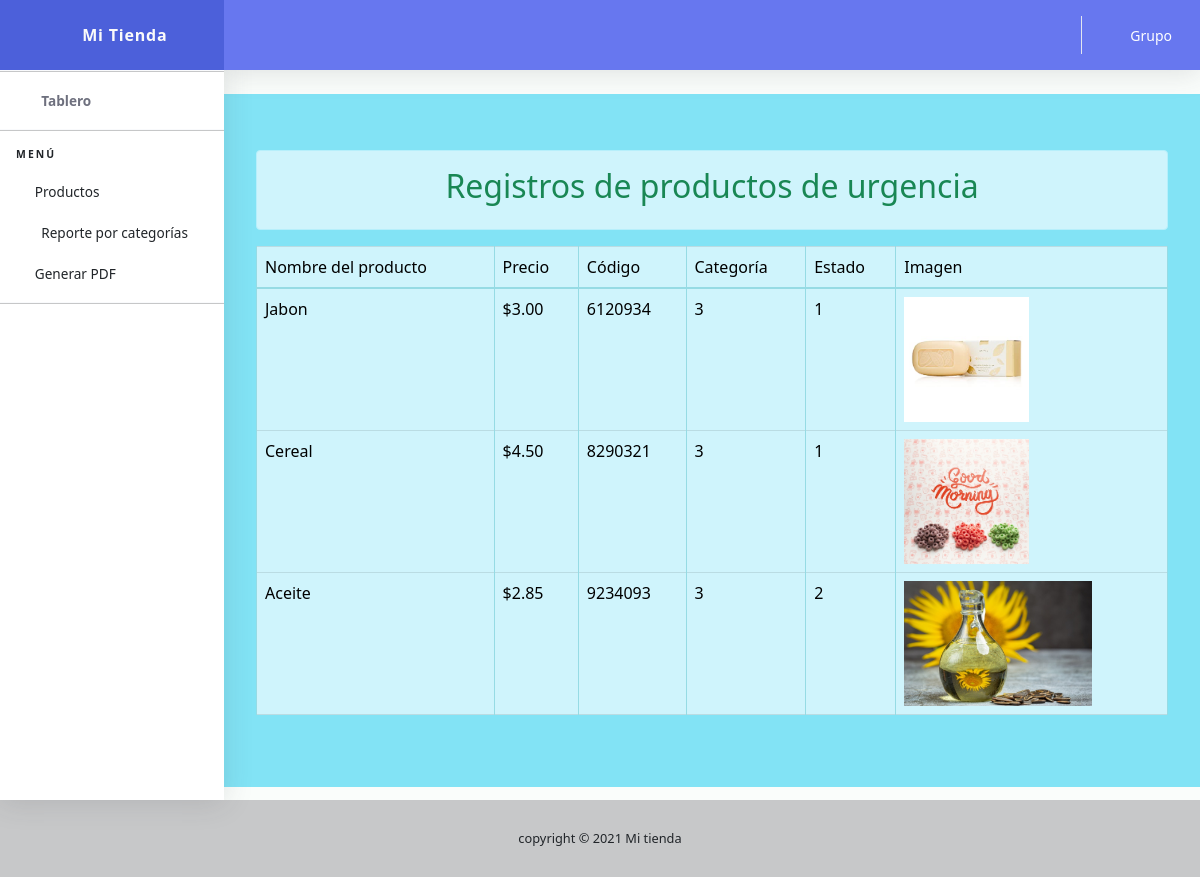
/app/urgencia/, run on the app's committed database.
### appquince/models.py (models this page shows)
class Productos(models.Model):
    nombre = models.CharField(max_length=200)
    precio = models.CharField(max_length=200)
    codigo = models.CharField(max_length=200)
    categoria = models.CharField(
    max_length=20,
        choices=opciones_categoria,
    default='1')
    estado = models.CharField(
    max_length=20,
        choices=opciones_estado,
    default='1')
    imagen = models.ImageField(blank=True,upload_to='media')

### appquince/views.py (the view)
# urls.py: path('urgencia/', views.urgencia, name="urgencia"),
def urgencia(request):
    productos=Productos.objects.all().filter(categoria='3')
    diccionario={'productos':productos}
    return render(request, 'urgencia.html',diccionario)

### appquince/templates/urgencia.html (shortened to what this page needs)
{% extends "base.html" %}
{% block content %}
 <section class="bg-info p-2 text-dark bg-opacity-50" id="features">
 <div class="container px-5 my-5">
<div class="row gx-5">
    <div class="alert alert-info text-success text-center" role="alert">
        <h2>Registros de productos de urgencia</h2>
      </div>
<table class="table table-bordered table-info">
<thead>
<tr>
<td>Nombre del producto</td>
<td>Precio</td>
<td>Código</td>
<td>Categoría</td>
<td>Estado</td>
<td>Imagen</td>
</tr>
</thead>
<tbody>
{% if productos%}
{%for productos in productos %}
<tr>
<td>{{productos.nombre}}</td>
<td>{{productos.precio}}</td>
<td>{{productos.codigo}}</td>
<td>{{productos.categoria}}</td>
<td>{{productos.estado}}</td>
<td>
  {% if productos.imagen %}
  <img src="{{productos.imagen.url}}" height="125px">
  {%endif%}
</td>
</tr>
{%endfor%}
{%else%}
<div class="alert alert-warning text-danger text-center" role="alert">
  <h2>No existen registros</h2>
  </div>
{% endif %}
</table>
 </div>
</div>
  </section>
</div>
</div>
</div>
 {% endblock %}

### appquince/templates/base.html (shortened to what this page needs)
{% load static %}
<!DOCTYPE html>
<html lang="en">
<head>
  <link href="{% static 'vendor/fontawesome-free/css/all.min.css'  %}" rel="stylesheet" type="text/css">
  <link href="{% static 'vendor/bootstrap/css/bootstrap.min.css'  %}" rel="stylesheet" type="text/css">
  <link href="https://cdn.jsdelivr.net/npm/bootstrap@5.1.3/dist/css/bootstrap.min.css" rel="stylesheet">
  <link href="{% static 'css/ruang-admin.min.css'%} " rel="stylesheet">
</head>
<body id="page-top">
  <div id="wrapper">
    <ul class="navbar-nav sidebar sidebar-light accordion " id="accordionSidebar">
      <a class="sidebar-brand d-flex align-items-center justify-content-center" href="{% url 'index' %}">
        <div class="sidebar-brand-icon">
          <i class="fas fa-store fa-2x text-white"></i>
        </div>
        <div class="sidebar-brand-text mx-3">Mi Tienda</div>
      </a>
      <hr class="sidebar-divider my-0">
      <li class="nav-item active">
        <a class="nav-link" href="{% url 'index' %}">
          <i class="fas fa-fw fa-tachometer-alt fa-2x text-dark"></i>
          <span>Tablero</span></a>
      </li>
      <hr class="sidebar-divider">
      <div class="sidebar-heading text-dark">
        Menú
      </div>
      <li class="nav-item">
        <a class="nav-link collapsed text-dark" href="#" data-toggle="collapse" data-target="#collapseBootstrap"
          aria-expanded="true" aria-controls="collapseBootstrap">
          <i class="fa fa-shopping-bag fa-3x text-dark" aria-hidden="true"></i>
          <span>Productos</span>
        </a>
      </li>
      <li class="nav-item ">
        <a class="nav-link collapsed text-dark" href="#" data-toggle="collapse" data-target="#collapseTable" aria-expanded="true"
          aria-controls="collapseTable text-dark">
          <i class="fas fa-fw fa-table fa-2x text-dark"></i>
          <span>Reporte por categorías</span>
        </a>
      </li>
      <li class="nav-item ">
        <a class="nav-link collapsed text-dark" href="#" data-toggle="collapse" data-target="#collapseTable1" aria-expanded="true"
          aria-controls="collapseTable1 text-dark">
          <i class="fas fa-file-download fa-2x text-dark"></i>
          <span>Generar PDF</span>
        </a>
      </li>
      <hr class="sidebar-divider ">
    </ul>
    <div id="content-wrapper" class="d-flex flex-column">
      <div id="content">
        <nav class="navbar navbar-expand navbar-light bg-navbar topbar mb-4 static-top">
          <button id="sidebarToggleTop" class="btn btn-link rounded-circle mr-3">
            <i class="fa fa-bars"></i>
          </button>
          <ul class="navbar-nav ml-auto">
            <li class="nav-item dropdown no-arrow">
              <a class="nav-link dropdown-toggle" href="#" id="searchDropdown" role="button" data-toggle="dropdown"
                aria-haspopup="true" aria-expanded="false">
                <i class="fas fa-search fa-fw"></i>
              </a>
            </li>
            <li class="nav-item dropdown no-arrow">
              <a class="nav-link dropdown-toggle" href="#" id="userDropdown" role="button" data-toggle="dropdown"
                aria-haspopup="true" aria-expanded="false">
                <i class="fas fa-users"></i><span class="ml-2 d-none d-lg-inline text-white small">Grupo</span>
            </a>
            </li>
          </ul>
        </nav>
 {% block content %}
      {% endblock %}
      <footer class="sticky-footer bg-dark bg-opacity-25">
        <div class="container my-auto">
          <div class="copyright text-center my-auto">
            <span>copyright &copy; <script> document.write(new Date().getFullYear()); </script> Mi tienda
            </span>
          </div>
        </div>
      </footer>
</body>
</html>

### data on the page
Productos: nombre "Jabon", precio "$3.00", codigo "6120934", categoria "3", estado "1", imagen (picture)
Productos: nombre "Cereal", precio "$4.50", codigo "8290321", categoria "3", estado "1", imagen (picture)
Productos: nombre "Aceite", precio "$2.85", codigo "9234093", categoria "3", estado "2", imagen (picture)
